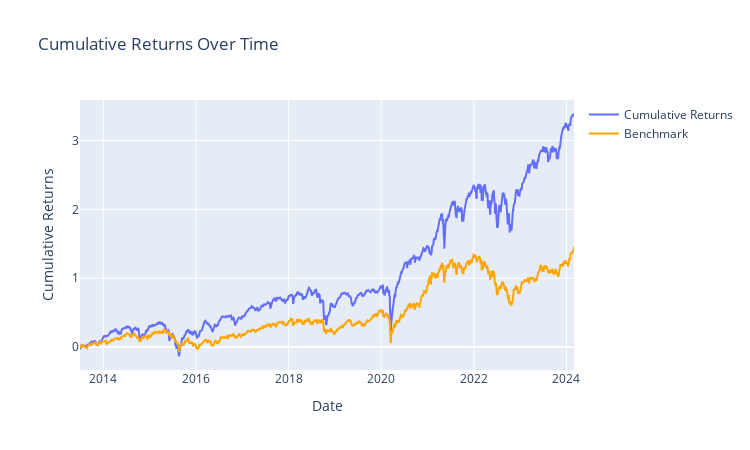
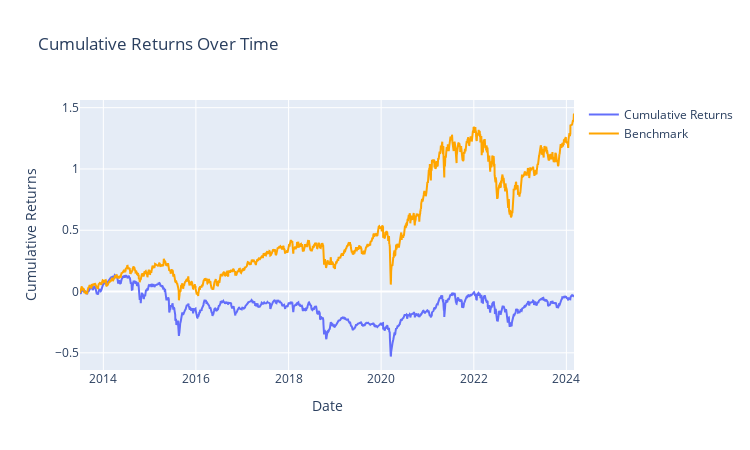

Here is the notebook cell these charts were saved with, in order:
### Code cell
factor = ADSPC_75 

# no fee
returns_by_period, summary_df = PerformanceGenerator(factor = factor,
                                                     expreturn = exp_returns,
                                                     strategy='LO',
                                                     buy_fee = 0, 
                                                     sell_fee = 0,
                                                     benchmark = Benchmark
                                                     ).backtest()

# fee
returns_by_period, summary_df = PerformanceGenerator(factor = factor,
                                                     expreturn = exp_returns,
                                                     strategy='LO',
                                                     benchmark = Benchmark
                                                     ).backtest()

### Figure 1 — Plotly figure (JSON) as saved in the notebook; plotly's stock layout.template omitted (floating-point values rounded to 4 significant figures; data arrays with more than 128 entries replaced by an {"elided": "..."} marker saying what was removed)
{"data": [{"mode": "lines", "name": "Cumulative Returns", "type": "scatter", "x": {"elided": "2610 str values"}, "y": {"elided": "2610 float values"}}, {"line": {"color": "#FFA500"}, "mode": "lines", "name": "Benchmark", "type": "scatter", "x": {"elided": "2610 str values"}, "y": {"elided": "2610 float values"}}], "layout": {"height": 450, "title": {"text": "Cumulative Returns Over Time"}, "width": 750, "xaxis": {"title": {"text": "Date"}}, "yaxis": {"title": {"text": "Cumulative Returns"}}}}

### Figure 2 — Plotly figure (JSON) as saved in the notebook; plotly's stock layout.template omitted (floating-point values rounded to 4 significant figures; data arrays with more than 128 entries replaced by an {"elided": "..."} marker saying what was removed)
{"data": [{"mode": "lines", "name": "Cumulative Returns", "type": "scatter", "x": {"elided": "2610 str values"}, "y": {"elided": "2610 float values"}}, {"line": {"color": "#FFA500"}, "mode": "lines", "name": "Benchmark", "type": "scatter", "x": {"elided": "2610 str values"}, "y": {"elided": "2610 float values"}}], "layout": {"height": 450, "title": {"text": "Cumulative Returns Over Time"}, "width": 750, "xaxis": {"title": {"text": "Date"}}, "yaxis": {"title": {"text": "Cumulative Returns"}}}}
